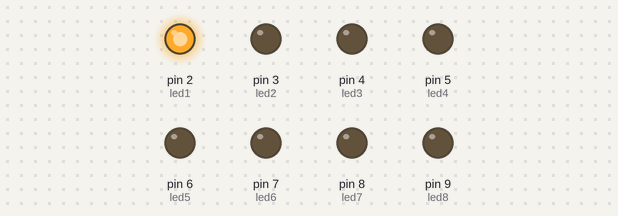
This sketch was run on a simulated Arduino Uno, built with avr-gcc and run on an emulated ATmega328P. Parts: output pins drawn as LEDs (lit = HIGH).

Above: at 0.5 s.
At 2.5 s:
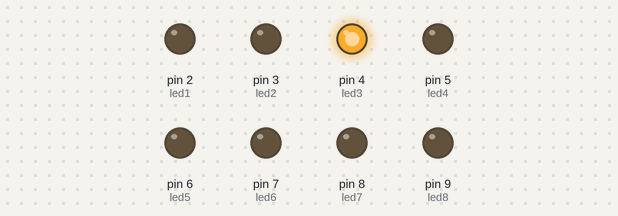
At 3.5 s:
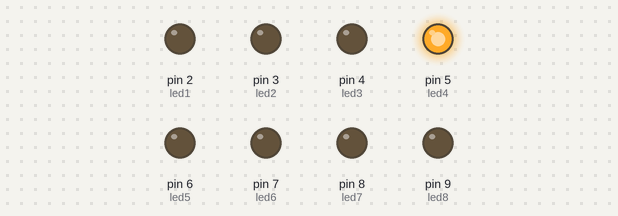
At 4.5 s:
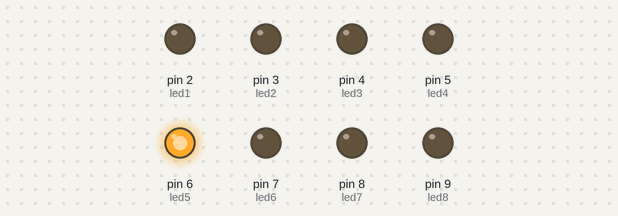
At 6.5 s:
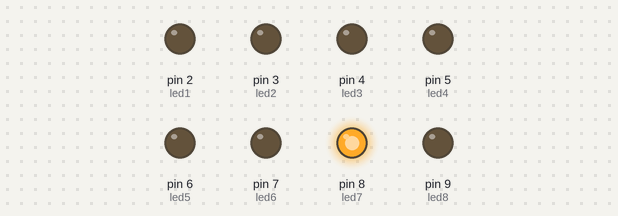
At 9.5 s:
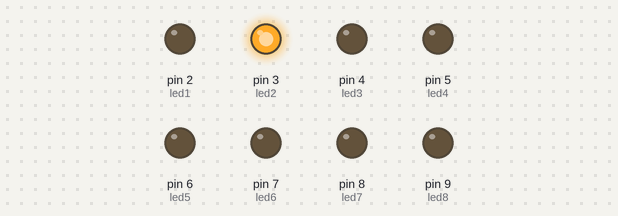
Timing chart, 0 to 10.4 s (numbered marks = the images above):
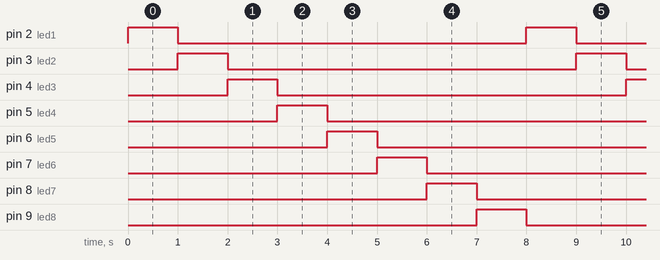

Measured:
- by itself, pin 2 (led1), pin 3 (led2), pin 4 (led3), pin 5 (led4), pin 6 (led5), pin 7 (led6), pin 8 (led7), pin 9 (led8): alternates HIGH for 1.0 s and LOW for 7.0 s
- by itself, everything shown: repeats every 8.0 s, in 9 steps

The sketch:

sketch_oct17a.ino
```cpp
//Specify the LED pin
int led1 = 2;
int led2 = 3;
int led3 = 4;
int led4 = 5;
int led5 = 6;
int led6 = 7;
int led7 = 8;
int led8 = 9;

void setup() {
  // Set all of the pins to output.
  pinMode(led1, OUTPUT);
  pinMode(led2, OUTPUT);
  pinMode(led3, OUTPUT);
  pinMode(led4, OUTPUT);
  pinMode(led5, OUTPUT);
  pinMode(led6, OUTPUT);
  pinMode(led7, OUTPUT);
  pinMode(led8, OUTPUT);

}

void loop() {
  // Turn on each LED one after the other with a one-second lag.
  digitalWrite(led1, HIGH);
  delay(1000);
  digitalWrite(led1, LOW);

  digitalWrite(led2, HIGH);
  delay(1000);
  digitalWrite(led2, LOW);

  digitalWrite(led3, HIGH);
  delay(1000);
  digitalWrite(led3, LOW);

  digitalWrite(led4, HIGH);
  delay(1000);
  digitalWrite(led4, LOW);

  digitalWrite(led5, HIGH);
  delay(1000);
  digitalWrite(led5, LOW);

  digitalWrite(led6, HIGH);
  delay(1000);
  digitalWrite(led6, LOW);

  digitalWrite(led7, HIGH);
  delay(1000);
  digitalWrite(led7, LOW);

  digitalWrite(led8, HIGH);
  delay(1000);
  digitalWrite(led8, LOW);
}
```
